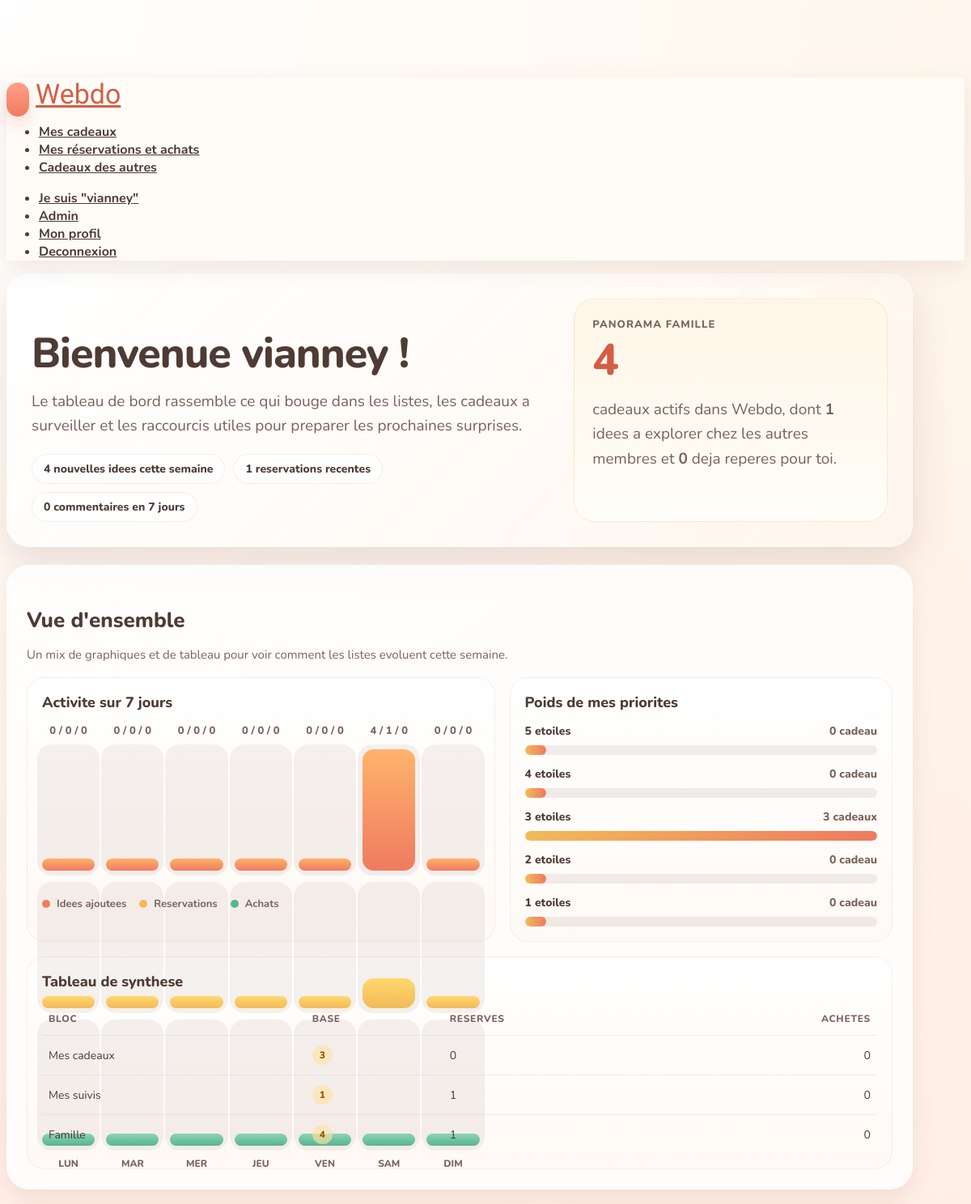
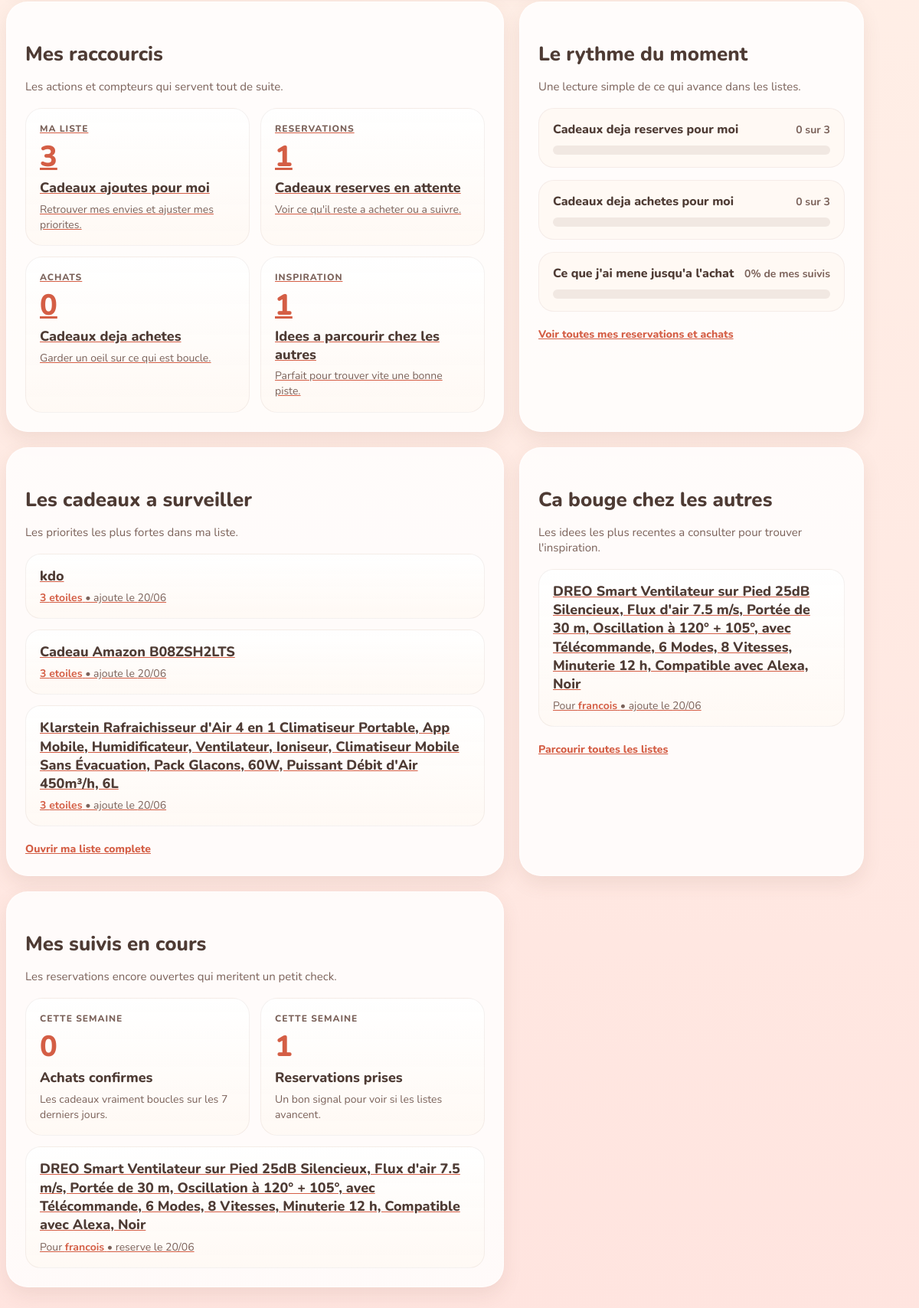
The app's page /home.php (signed in) with its own data (2 pictures, top to bottom).
### tables this page shows
CREATE TABLE membre (
  id INTEGER PRIMARY KEY AUTOINCREMENT,
  motPasse TEXT NOT NULL DEFAULT '',
  prenom TEXT DEFAULT NULL,
  anniversaire TEXT DEFAULT NULL,
  presentation TEXT,
  email TEXT DEFAULT NULL,
  photo TEXT DEFAULT NULL,
  aime TEXT NOT NULL DEFAULT '',
  aimepas TEXT NOT NULL DEFAULT ''
, admin INTEGER NOT NULL DEFAULT 0);

CREATE TABLE kdo (
  id INTEGER PRIMARY KEY AUTOINCREMENT,
  pour INTEGER NOT NULL DEFAULT 0,
  titre TEXT NOT NULL DEFAULT '',
  description TEXT,
  url TEXT DEFAULT NULL,
  image TEXT DEFAULT NULL,
  creeLe TEXT NOT NULL DEFAULT '',
  creePar INTEGER NOT NULL DEFAULT 0,
  reserveLe TEXT DEFAULT NULL,
  reservePar INTEGER DEFAULT NULL,
  acheteLe TEXT DEFAULT NULL,
  achetePar INTEGER DEFAULT NULL,
  partage INTEGER NOT NULL DEFAULT 0,
  supprime INTEGER NOT NULL DEFAULT 0,
  priorite INTEGER NOT NULL DEFAULT 3
);

### src/home.php (the view, shortened to what the rows shown need)
<?
require_once(__DIR__.'/i_divers.php');
$moi = intval($_SESSION['idUtilisateur']);
$toi = prenom($moi);
function home_short_date($date) {
	$parts = explode('-', substr($date, 0, 10));
	return $parts[2].'/'.$parts[1];
}
aff_header();
$res = sql_select('SELECT count(*) as nb FROM kdo WHERE creeLe > SUBDATE(NOW(), "7 days") AND supprime=0', $nbRep);
$nbRecents = intval($res[0]['nb']);
$res = sql_select('SELECT count(*) as nb FROM kdo WHERE reserveLe > SUBDATE(NOW(), "7 days") AND supprime=0', $nbRep);
$nbReservesRecents = intval($res[0]['nb']);
$res = sql_select('SELECT count(*) as nb FROM commentaire WHERE supprime=0 AND creeLe > SUBDATE(NOW(), "7 days")', $nbRep);
$nbCommentairesRecents = intval($res[0]['nb']);
$res = sql_select('SELECT id, titre, creeLe, priorite FROM kdo WHERE supprime=0 AND pour='.$moi.' AND creePar='.$moi.' ORDER BY priorite asc, creeLe desc LIMIT 3', $nbRep);
$mesPriorites = $res;
$res = sql_select('SELECT id, titre, pour, creeLe FROM kdo WHERE supprime=0 AND pour!='.$moi.' ORDER BY creeLe desc LIMIT 4', $nbRep);
$ideesRecentes = $res;
$res = sql_select('SELECT id, titre, pour, reserveLe FROM kdo WHERE supprime=0 AND reservePar='.$moi.' AND achetePar is null ORDER BY reserveLe desc LIMIT 3', $nbRep);
$mesResas = $res;
echo '<div class="box dashboard-hero">';
echo '<div>';
echo '<h2>Bienvenue '.$toi.' !</h2>';
echo '<p>Le tableau de bord rassemble ce qui bouge dans les listes, les cadeaux a surveiller et les raccourcis utiles pour preparer les prochaines surprises.</p>';
echo '<div class="dashboard-badges">';
echo '<span class="dashboard-badge">'.$nbRecents.' nouvelles idees cette semaine</span>';
echo '<span class="dashboard-badge">'.$nbReservesRecents.' reservations recentes</span>';
echo '<span class="dashboard-badge">'.$nbCommentairesRecents.' commentaires en 7 jours</span>';
echo '</div>';
echo '</div>';
echo '</div>';
echo '<div class="dashboard-grid">';
echo '<div class="dashboard-panel dashboard-wide-panel">';
echo '<div class="dashboard-chart-card" style="margin-top:18px;">';
echo '<table class="dashboard-table">';
echo '<tr><th>Bloc</th><th>Base</th><th>Reserves</th><th>Achetes</th></tr>';
echo '</table>';
echo '</div>';
echo '</div>';
echo '<div class="dashboard-panel">';
echo '<div class="dashboard-list">';
if(count($mesPriorites) === 0) {
	echo '<p class="dashboard-empty">Aucun cadeau dans ta liste pour le moment. Tu peux en ajouter un en quelques secondes.</p>';
} else {
	foreach($mesPriorites as $gift) {
		$prioLabel = 6 - intval($gift['priorite']);
		echo '<a class="dashboard-list-card" href="kdo.php?id='.$gift['id'].'">';
		echo '<h4>'.h($gift['titre']).'</h4>';
		echo '<p class="dashboard-list-meta"><strong>'.$prioLabel.' etoiles</strong> • ajoute le '.home_short_date($gift['creeLe']).'</p>';
		echo '</a>';
	}
}
echo '</div>';
echo '</div>';
echo '<div class="dashboard-panel">';
echo '<div class="dashboard-list">';
if(count($ideesRecentes) === 0) {
	echo '<p class="dashboard-empty">Aucune idee recente a afficher pour l\'instant.</p>';
} else {
	foreach($ideesRecentes as $gift) {
		echo '<a class="dashboard-list-card" href="kdo.php?id='.$gift['id'].'">';
		echo '<h4>'.h($gift['titre']).'</h4>';
		echo '<p class="dashboard-list-meta">Pour <strong>'.h(prenom($gift['pour'])).'</strong> • ajoute le '.home_short_date($gift['creeLe']).'</p>';
		echo '</a>';
	}
}
echo '</div>';
echo '</div>';
echo '<div class="dashboard-panel">';
echo '<div class="dashboard-list" style="margin-top:14px;">';
if(count($mesResas) === 0) {
	echo '<p class="dashboard-empty">Tu n\'as aucune reservation en attente pour le moment.</p>';
} else {
	foreach($mesResas as $gift) {
		echo '<a class="dashboard-list-card" href="kdo.php?id='.$gift['id'].'">';
		echo '<h4>'.h($gift['titre']).'</h4>';
		echo '<p class="dashboard-list-meta">Pour <strong>'.h(prenom($gift['pour'])).'</strong> • reserve le '.home_short_date($gift['reserveLe']).'</p>';
		echo '</a>';
	}
}
echo '</div>';
echo '</div>';
echo '</div>';
aff_footer();
?>

### src/i_divers.php (shortened to what the rows shown need)
<?
require_once(__DIR__.'/i_sql.php');
function aff_header() {
?>
<!DOCTYPE html PUBLIC "-//W3C//DTD XHTML 1.1//EN" "http://www.w3.org/TR/xhtml11/DTD/xhtml11.dtd">
<html xmlns="http://www.w3.org/1999/xhtml" xml:lang="fr">
<head>
		<link href="//netdna.bootstrapcdn.com/twitter-bootstrap/2.3.1/css/bootstrap-combined.min.css" rel="stylesheet">
		<link href="//netdna.bootstrapcdn.com/twitter-bootstrap/2.3.1/css/bootstrap-responsive.min.css" rel="stylesheet">
</head>
<body>
<? if(isset($_SESSION['idUtilisateur'])) { ?>
    <div class="navbar navbar-fixed-top">
      <div class="navbar-inner">
        <div class="container">
          <a class="btn btn-navbar" data-toggle="collapse" data-target=".nav-collapse">
          </a>
          <a class="brand" href="home.php">Webdo</a>
          <div class="nav-collapse">
            <ul class="nav">
			<li><a href="les_kdos.php?pour=<?= $_SESSION['idUtilisateur']; ?>">Mes cadeaux</a></li>
			<li><a href="resa.php">Mes réservations et achats</a></li>
			<li><a href="kdos.php">Cadeaux des autres</a></li>
            </ul>
            <ul class="nav pull-right">
			<li><a href="">Je suis "<?= prenom_simple($_SESSION['idUtilisateur']) ?>"</a></li>
			<? if(est_admin()) { ?><li><a href="admin.php">Admin</a></li><? } ?>
			<li><a href="profil.php">Mon profil</a></li>
			<li><a href="logout.php">Deconnexion</a></li>
            </ul>
          </div>
        </div>
      </div>
    </div>
<? } ?>
<div class="container app-shell">
<?
}
function aff_footer() {
?>
<?php
	echo "</body>\n";
	echo "</html>\n";
}
function est_admin() {
	$res = sql_select("select admin from membre where id=".$_SESSION['idUtilisateur'], $nbRep);
	return $nbRep == 1 && intval($res[0]['admin']) == 1;
}
function h($value) {
	return htmlspecialchars((string)$value, ENT_QUOTES, 'UTF-8');
}
?>

### records on screen
membre: prenom "vianney"
kdo: titre "kdo", priorite "3", creeLe "20/06"
kdo: titre "Cadeau Amazon B08ZSH2LTS", priorite "3", creeLe "20/06"
kdo: titre "Klarstein Rafraichisseur d'Air 4 en 1 Climatiseur Portable, App Mobile, Humidificateur, Ventilateur, Ioniseur, Climatiseur Mobile Sans Évacuation, Pack Glacons, 60W, Puissant Débit d'Air 450m³/h, 6L", priorite "3", creeLe "20/06"
kdo: titre "DREO Smart Ventilateur sur Pied 25dB Silencieux, Flux d'air 7.5 m/s, Portée de 30 m, Oscillation à 120° + 105°, avec Télécommande, 6 Modes, 8 Vitesses, Minuterie 12 h, Compatible avec Alexa, Noir", pour.prenom "francois", creeLe "20/06", reserveLe "20/06"

### other values on screen
$nbRecents "4"
$nbReservesRecents "1"
$nbCommentairesRecents "0"
$nbTotal "4"
$nbIdeesAutres "1"
$nbCadeauxReservesPourMoi "0"
$day['creates'] "0"
$day['reservations'] "0"
$day['purchases'] "0"
$day['label'] "LUN"
$day['label'] "MAR"
$day['label'] "MER"
$day['label'] "JEU"
$day['label'] "VEN"
$day['creates'] "4"
